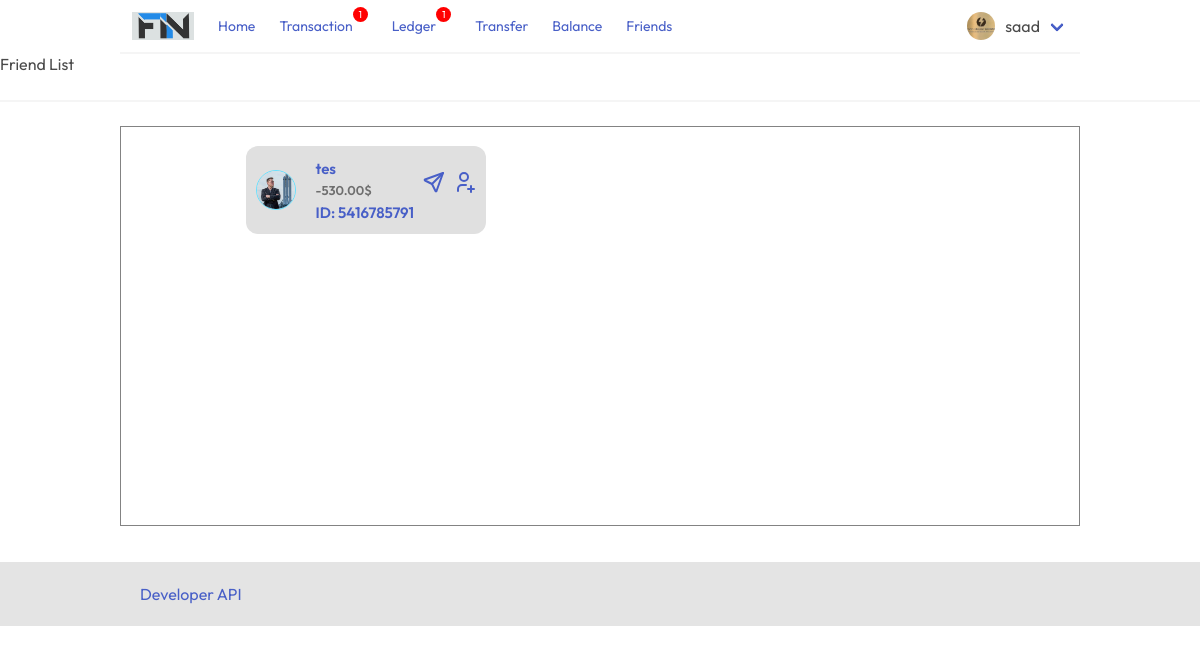
The app's page /friends/ (signed in) with its own data.
### base/models.py (models this page shows, shortened)
class User(AbstractUser):
    name = models.CharField(max_length=200, null=True)
    username = models.CharField(unique=True, max_length=10)
    email = models.EmailField(unique=True, null=True)
    avater = models.ImageField()
    USERNAME_FIELD = 'username'
    REQUIRED_FIELDS = ['email']

class BankAccount(models.Model):
    user = models.OneToOneField(User, on_delete=models.CASCADE)
    account_id = models.CharField(max_length=20, unique=True)
    balance = models.FloatField()

### base/views.py (the view)
# urls.py: path('friends/', views.friends),
def friends(request):
    accounts = BankAccount.objects.all()
    accounts = BankAccount.objects.exclude(user=request.user)
    data = get_transaction(request)
    count = data['count']
    ledgers = Ledger.objects.all()
    ledger_count = ledgers.count()
    context = {'accounts': accounts, 'count': count,
               'ledger_count': ledger_count}
    return render(request, 'friends.html', context)

### base/utils.py (called while the page is built)
def get_transaction(request):
    transactions = Ledger.objects.filter(
        sender=request.user.username) or Ledger.objects.filter(receiver=request.user.username)
    count = transactions.count()
    no_tran = ''
    if not transactions:
        no_tran = 'No transaction'
    return {'transactions': transactions, 'count': count, 'no_tran': no_tran}

### templates/friends.html (shortened to what this page needs)
{% extends 'base.html' %}
{% load static %}
{% block content %}
<main>
    <p>Friend List</p>
    <hr>
    <div class="friend-list">
        {% if account.user.username == request.user.username %}
        nothing
        {% else %}
        {% for account in accounts %}
        <div class="friends">
            <a href="{% url 'profile' account.user.username %}"><img src="{{ account.user.avater.url }}" alt=""></a>
            <div class="friend-info">
                <p><a href="{% url 'profile' account.user.username %}">{{ account.user.username }}</a></p>
                <p style="font-size: 0.8rem; color:#6e6e6e;">{{ account.balance|floatformat:2 }}$</p>
                <p><a href="{% url 'balance' account.user.username %}">ID: {{ account.account_id }}</a></p>
            </div>
            <a href="{% url 'friend_transfer' account.account_id %}">
            </a>
            <a href="">
            </a>
        </div>
        {% endfor %}
        {% endif %}
    </div>
</main>
{% endblock content %}

### templates/base.html (shortened to what this page needs)
{% load static %}
<!DOCTYPE html>
<html lang="en">
<head>
    <link rel="stylesheet" href="{% static 'css/bulma.min.css' %}">
    <link rel="stylesheet" href="{% static 'css/style.css' %}">
</head>
<body>
    <header>
        <nav class="navbar has-shadow">
            <div class="navbar-brand">
                <a class="navbar-item" href="{% url 'home' %}">
                    <img src="{% static 'images/Fin.png' %}" alt="Digital Bank">
                </a>
            </div>
            <div class="navbar-menu">
                <div class="navbar-start">
                    <div class="navbar-item">
                        <small><a href="{% url 'home' %}">Home</a></small>
                    </div>
                    {% if request.user.is_authenticated %}
                    <div class="navbar-item transaction">
                        <small><a href="{% url 'transaction' %}">Transaction</a></small>
                        <span id="notification-count">{{ count }}</span>
                    </div>
                    <div class="navbar-item">
                        <small><a href="{% url 'ledger' %}">Ledger</a></small>
                        <span id="notification-count">{{ ledger_count }}</span>
                    </div>
                    <div class="navbar-item">
                        <small><a href="{% url 'transfer' %}">Transfer</a></small>
                    </div>
                    <div class="navbar-item">
                        <small><a href="{% url 'balance' request.user.username %}">Balance</a></small>
                    </div>
                    <div class="navbar-item">
                        <small><a href="{% url 'friends' %}">Friends</a></small>
                    </div>
                    {% endif %}
                </div>
                {% if request.user.is_authenticated %}
                <div class="navbar-end">
                    <div class="navbar-item has-dropdown is-hoverable">
                        <div class="navbar-link">
                            <img src="{{ request.user.avater.url }}" alt="{% static 'images/user.png' %}"
                                style="width: 1.75rem; height: 1.75rem; border-radius: 50%; object-fit: cover;margin-right: 10px;">
                            {{ request.user.username }}
                        </div>
                    </div>
                </div>
                {% endif %}
            </div>
        </nav>
    </header>
    {% block content %}
    {% endblock content %}
    <footer>
        <ul>
            <li><a href="{% url 'developer' %}">Developer API</a></li>
        </ul>
    </footer>
</body>
</html>

### static/css/style.css (style rules this page uses)
body { padding: 0; margin: 0; font-family: "Outfit", sans-serif; }
.navbar { margin: 0 10%; }
.friend-list { margin: 2% 10% 3%; height: 400px; border: 1px solid #838383; overflow-y: auto; }
.friends { position: relative; display: flex; align-items: center; justify-content: flex-start; gap: 20px; background-color: #e0e0e0; width: 15rem; padding: 10px; margin: 2% 13%; border-radius: 12px; }
.friends a { margin: 0; padding: 0; height: 40px; }
.friends a img { height: 40px; width: 40px; border-radius: 50%; border: 1px solid #67e1ff; object-fit: cover; }
.friend-info { flex-direction: column; gap: 0px; font-weight: 600; }
.friend-info a:nth-child(1) { font-size: 15px; }
#notification-count { height: 15px; width: 15px; border-radius: 50%; object-fit: cover; box-sizing: border-box; background-color: red; margin-top: -23px; color: white; font-size: 10px; text-align: center; }
.icon-tabler-send { position: absolute; right: 40px; cursor: pointer; }
.icon-tabler-user-plus { position: absolute; right: 10px; cursor: pointer; }
footer { background-color: #e4e4e4; width: 100%; }
footer ul { margin: 0 10%; padding: 20px; }

### records on screen
User: user.avater (picture), user.username "saad"
BankAccount: user.avater (picture), user.username "tes", balance "-530.00", account_id "5416785791"

### other values on screen
{{ count }} "1"
{{ ledger_count }} "1"
